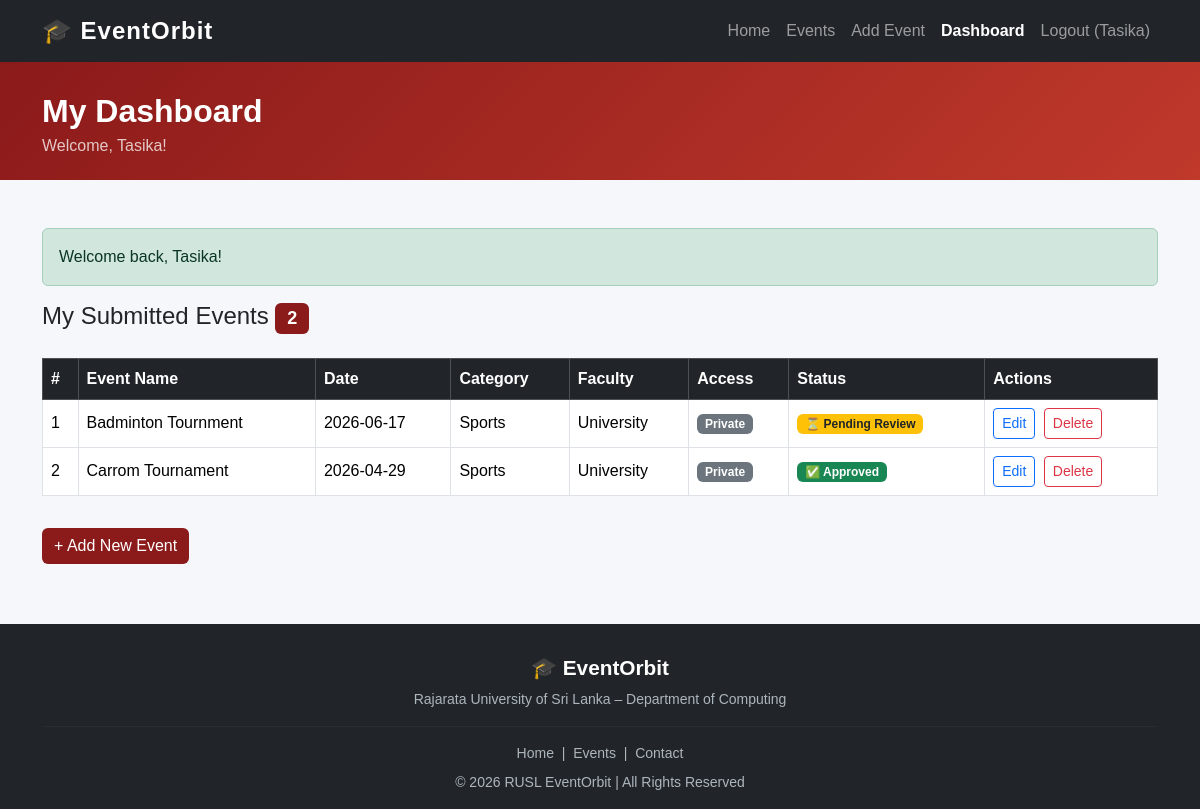
/dashboard.php (signed in), run on the app's committed database.
### tables this page shows
CREATE TABLE IF NOT EXISTS `events` (
  `id` int NOT NULL AUTO_INCREMENT,
  `user_id` int NOT NULL,
  `event_name` varchar(150) NOT NULL,
  `event_date` date NOT NULL,
  `category` enum('Academic','Cultural','Sports','Workshop') NOT NULL,
  `faculty` varchar(100) NOT NULL,
  `location` varchar(150) NOT NULL,
  `access_type` enum('Public','Private') NOT NULL DEFAULT 'Public',
  `description` text NOT NULL,
  `image_path` varchar(255) DEFAULT NULL,
  `status` enum('pending','approved') NOT NULL DEFAULT 'pending',
  `created_at` datetime DEFAULT CURRENT_TIMESTAMP,
  PRIMARY KEY (`id`),
  KEY `user_id` (`user_id`)
);

### dashboard.php (the view, shortened to what this page needs)
<?php
require_once 'includes/db.php';
require_once 'includes/functions.php';
$stmt = $pdo->prepare('SELECT * FROM events WHERE user_id = ? ORDER BY created_at DESC');
$stmt->execute([$_SESSION['user_id']]);
$myEvents = $stmt->fetchAll();
?>
<!DOCTYPE html>
<html lang="en">
<head>
    <link href="https://cdn.jsdelivr.net/npm/bootstrap@5.3.2/dist/css/bootstrap.min.css" rel="stylesheet">
    <link rel="stylesheet" href="style.css">
</head>
<body>
<nav class="navbar navbar-expand-lg navbar-dark bg-dark">
    <div class="container">
        <a class="navbar-brand" href="index.html">🎓 EventOrbit</a>
        <div class="collapse navbar-collapse" id="navMenu">
            <ul class="navbar-nav ms-auto">
                <li class="nav-item"><a class="nav-link" href="index.html">Home</a></li>
                <li class="nav-item"><a class="nav-link" href="events.html">Events</a></li>
                <li class="nav-item"><a class="nav-link" href="add-event.html">Add Event</a></li>
                <li class="nav-item"><a class="nav-link active" href="dashboard.php">Dashboard</a></li>
                <li class="nav-item">
                    <a class="nav-link" href="auth/logout.php">
                        Logout (<?= htmlspecialchars($_SESSION['username']) ?>)
                    </a>
                </li>
            </ul>
        </div>
    </div>
</nav>
<div style="background:linear-gradient(135deg,#8B1A1A,#c0392b);color:white;padding:30px 0 22px;">
    <div class="container">
        <h2 class="fw-bold mb-1">My Dashboard</h2>
        <p class="mb-0 opacity-75">Welcome, <?= htmlspecialchars($_SESSION['username']) ?>!</p>
    </div>
</div>
<div class="container mt-5 mb-5">
    <?php showFlash(); ?>
    <h4 class="mb-4">My Submitted Events
        <span class="badge" style="background:#8B1A1A;"><?= count($myEvents) ?></span>
    </h4>
    <?php if (empty($myEvents)): ?>
        <div class="alert alert-info">
            No events submitted yet.
            <a href="add-event.html" class="alert-link">Submit your first event →</a>
        </div>
    <?php else: ?>
        <div class="table-responsive">
            <table class="table table-bordered table-hover align-middle">
                <thead class="table-dark">
                    <tr>
                        <th>#</th>
                        <th>Event Name</th>
                        <th>Date</th>
                        <th>Category</th>
                        <th>Faculty</th>
                        <th>Access</th>
                        <th>Status</th>
                        <th>Actions</th>
                    </tr>
                </thead>
                <tbody>
                    <?php foreach ($myEvents as $i => $ev): ?>
                    <tr>
                        <td><?= $i + 1 ?></td>
                        <td><?= htmlspecialchars($ev['event_name']) ?></td>
                        <td><?= $ev['event_date'] ?></td>
                        <td><?= $ev['category'] ?></td>
                        <td><?= $ev['faculty'] ?></td>
                        <td>
                            <?php if ($ev['access_type'] === 'Public'): ?>
                                <span class="badge bg-success">Public</span>
                            <?php else: ?>
                                <span class="badge bg-secondary">Private</span>
                            <?php endif; ?>
                        </td>
                        <td>
                            <?php if ($ev['status'] === 'approved'): ?>
                                <span class="badge bg-success">✅ Approved</span>
                            <?php else: ?>
                                <span class="badge bg-warning text-dark">⏳ Pending Review</span>
                            <?php endif; ?>
                        </td>
                        <td>
                            <a href="dashboard.php?edit=<?= $ev['id'] ?>"
                               class="btn btn-sm btn-outline-primary me-1">Edit</a>
                            <a href="dashboard.php?delete=<?= $ev['id'] ?>"
                               class="btn btn-sm btn-outline-danger"
                               onclick="return confirm('Are you sure you want to delete this event?')">Delete</a>
                        </td>
                    </tr>
                    <?php endforeach; ?>
                </tbody>
            </table>
        </div>
    <?php endif; ?>
    <a href="add-event.html" class="btn btn-rusl mt-3">+ Add New Event</a>
</div>
<footer>
    <div class="container text-center">
        <div class="footer-brand">🎓 EventOrbit</div>
        <p class="small mb-3">Rajarata University of Sri Lanka – Department of Computing</p>
        <hr>
        <p class="small mb-2">
            <a href="index.html">Home</a> &nbsp;|&nbsp;
            <a href="events.html">Events</a> &nbsp;|&nbsp;
            <a href="contact.html">Contact</a>
        </p>
        <p class="small mb-0">© 2026 RUSL EventOrbit | All Rights Reserved</p>
    </div>
</footer>
</body>
</html>

### includes/functions.php (shortened to what this page needs)
<?php
function showFlash(): void {
    if (!empty($_SESSION['flash'])) {
        $f = $_SESSION['flash'];
        echo "<div class='alert alert-{$f['type']}'>" . htmlspecialchars($f['message']) . "</div>";
    }
}

### style.css (style rules this page uses)
body { font-family: Arial, Helvetica, sans-serif; background: #f5f7fa; }
:root { --rusl-red: #8B1A1A; --rusl-red-hover: #6e1414; --rusl-dark: #212529; }
.navbar-brand { font-size: 1.5rem; font-weight: bold; letter-spacing: 1px; }
.nav-link.active { font-weight: bold; color: white !important; }
.btn-rusl { background-color: #8B1A1A; color: white; border: none; }
footer { background: #212529; color: #adb5bd; padding: 28px 20px 16px; margin-top: 60px; }
footer .footer-brand { font-size: 1.3rem; font-weight: bold; color: white; margin-bottom: 6px; }
footer a { color: #adb5bd; text-decoration: none; }
footer hr { border-color: #444; }

### data on the page
events: event_name "Badminton Tournment", event_date "2026-06-17", category "Sports", faculty "University", access_type "Private", status "⏳ Pending Review"
events: event_name "Carrom Tournament", event_date "2026-04-29", category "Sports", faculty "University", access_type "Private", status "✅ Approved"

### other printed values
$_SESSION['username'] "Tasika"
$f['message'] "Welcome back, Tasika!"
count($myEvents) "2"
